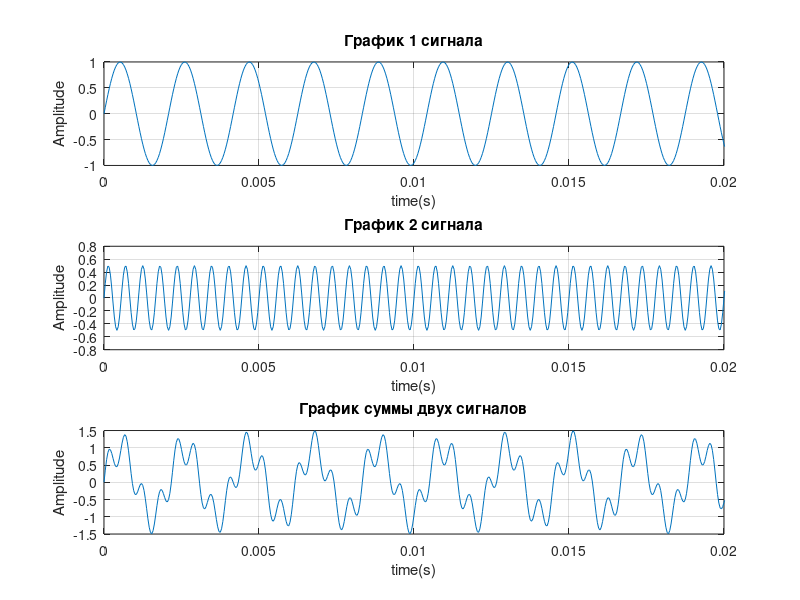
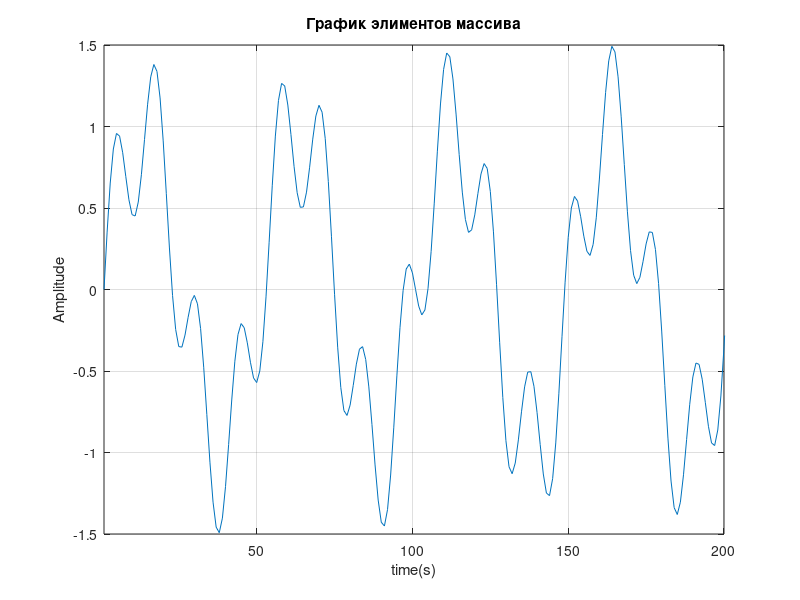
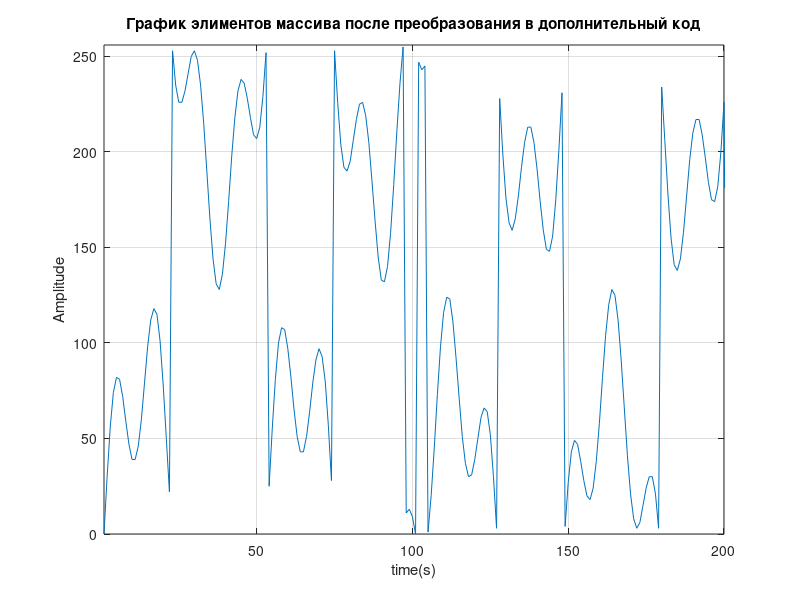

MATLAB code to generate these figures, in order:
n_bit = 8;
N = 1000;
fs = 24000;

t = 0:1 / fs:(n_bit * N / fs);

A_1 = 1;
f_1 = 480;
y_1 = A_1 * sin(2 * pi * f_1 * t);

A_2 = 0.5;
f_2 = 1800;
y_2 = A_2 * sin(2 * pi * f_2 * t);

y = y_1 + y_2;

figure;
subplot(3, 1, 1);
plot(t, y_1);
xlabel('time(s)');
ylabel('Amplitude');
grid on;
xlim([0 0.02]);
title("График 1 сигнала");

subplot(3, 1, 2);
plot(t, y_2);
xlabel('time(s)');
ylabel('Amplitude');
grid on;
xlim([0 0.02]);
title("График 2 сигнала");

subplot(3, 1, 3);
plot(t, y);
xlabel('time(s)');
ylabel('Amplitude');
grid on;
xlim([0 0.02]);
title("График суммы двух сигналов");



M = zeros(1, length(y));
i = 1:length(M);

M(:) = y;

figure;
plot(i, M(1,i));
xlabel('time(s)');
ylabel('Amplitude');
grid on;
xlim([1 200]);
title("График элиментов массива");



M_max = max(abs(M));

M = round((M / M_max) * 128);

for j = i
    if (M(1, j) < 0)
        M(1, j) = 256 + M(1, j);
    end
end

figure;
plot(i, M(1,i));
xlabel('time(s)');
ylabel('Amplitude');
grid on;
xlim([1 200]);
ylim([0 256]);
title("График элиментов массива после преобразования в дополнительный код");



binary_strings = arrayfun(@(x) dec2bin(x, 8), M, 'UniformOutput', false);
binary_string = strcat(binary_strings{:});

fileID = fopen('binary_data.bin', 'w');
fprintf(fileID, '%s', binary_string);
fclose(fileID);